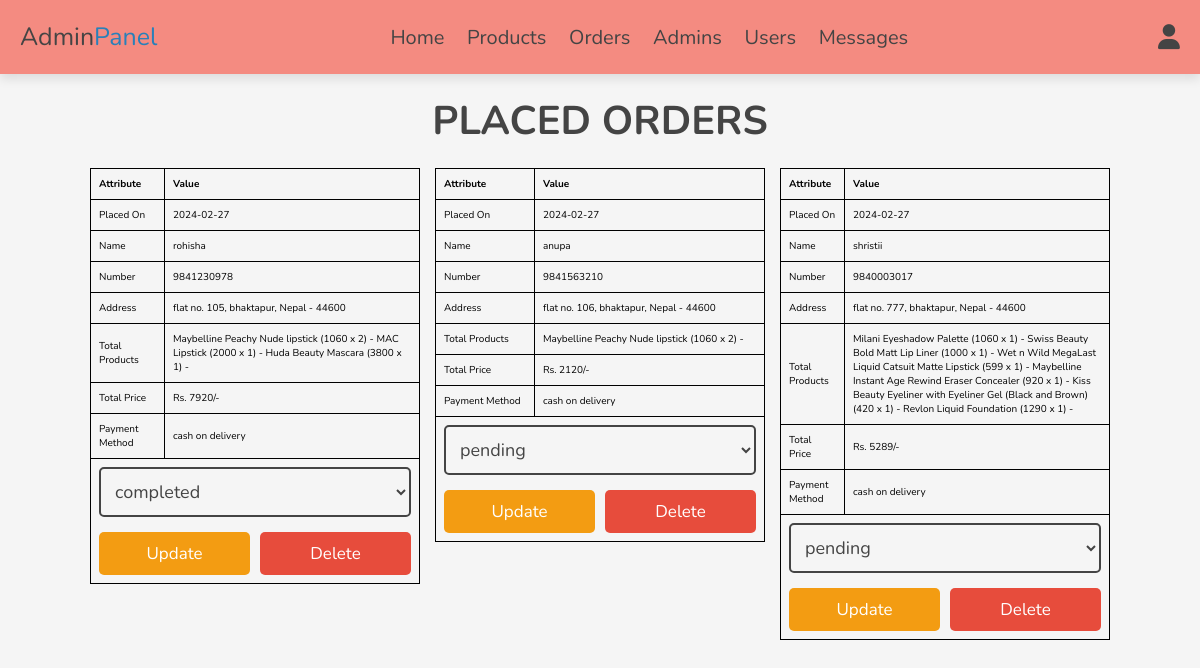
/admin/placed_orders.php (signed in), run on the app's committed database.
### tables this page shows
CREATE TABLE `orders` (
  `id` int(100) NOT NULL,
  `user_id` int(100) NOT NULL,
  `name` varchar(20) NOT NULL,
  `number` varchar(10) NOT NULL,
  `email` varchar(50) NOT NULL,
  `method` varchar(50) NOT NULL,
  `address` varchar(500) NOT NULL,
  `total_products` varchar(1000) NOT NULL,
  `total_price` int(100) NOT NULL,
  `placed_on` date NOT NULL DEFAULT current_timestamp(),
  `payment_status` varchar(20) NOT NULL DEFAULT 'pending'
);

### admin/placed_orders.php (the view, shortened to what this page needs)
<?php
include '../components/connect.php';
?>
<!DOCTYPE html>
<html lang="en">
<head>
   <link rel="stylesheet" href="https://cdnjs.cloudflare.com/ajax/libs/font-awesome/6.1.1/css/all.min.css">
   <link rel="stylesheet" href="../css/admin_style.css">
</head>
<body>
<?php include '../components/admin_header.php'; ?>
<section class="orders">
<h1 class="heading">placed orders</h1>
<div class="box-container">
   <?php
      $select_orders = $conn->prepare("SELECT * FROM `orders`");
      $select_orders->execute();
      if($select_orders->rowCount() > 0){
         while($fetch_orders = $select_orders->fetch(PDO::FETCH_ASSOC)){
   ?>
<table>
    <tr>
        <th>Attribute</th>
        <th>Value</th>
    </tr>
    <tr>
        <td>Placed On</td>
        <td><?= $fetch_orders['placed_on']; ?></td>
    </tr>
    <tr>
        <td>Name</td>
        <td><?= $fetch_orders['name']; ?></td>
    </tr>
    <tr>
        <td>Number</td>
        <td><?= $fetch_orders['number']; ?></td>
    </tr>
    <tr>
        <td>Address</td>
        <td><?= $fetch_orders['address']; ?></td>
    </tr>
    <tr>
        <td>Total Products</td>
        <td><?= $fetch_orders['total_products']; ?></td>
    </tr>
    <tr>
        <td>Total Price</td>
        <td>Rs. <?= $fetch_orders['total_price']; ?>/-</td>
    </tr>
    <tr>
        <td>Payment Method</td>
        <td><?= $fetch_orders['method']; ?></td>
    </tr>
    <tr>
        <td colspan="2">
            <form action="" method="post">
                <select name="payment_status" class="select">
                    <option selected disabled><?= $fetch_orders['payment_status']; ?></option>
                </select>
                <div class="flex-btn">
                    <input type="submit" value="update" class="option-btn" name="update_payment">
                    <a href="placed_orders.php?delete=<?= $fetch_orders['id']; ?>" class="delete-btn"
                       onclick="return confirm('delete this order?');">delete</a>
                </div>
            </form>
        </td>
    </tr>
</table>
   <?php
         }
      }else{
         echo '<p class="empty">no orders placed yet!</p>';
      }
   ?>
</div>
</section>
</body>
</html>

### css/admin_style.css (style rules this page uses)
:root { --main-color:#2980b9; --orange:#f39c12; --red:#e74c3c; --black:#444; --white:#fff; --light-color:#777; --light-bg:#f5f5f5; --border:.2rem solid var(--black); --box-shadow:0 .5rem 1rem rgba(0,0,0,.1); }
* { font-family: 'Nunito', sans-serif; margin:0; padding:0; box-sizing: border-box; outline: none; border:none; text-decoration: none; }
html { font-size: 62.5%; overflow-x: hidden; }
body { background-color:whitesmoke; }
section { padding:2rem; max-width: 1200px; margin:0 auto; }
.heading { font-size: 4rem; color:var(--black); margin-bottom: 2rem; text-align: center; text-transform: uppercase; }
.btn, .delete-btn, .option-btn { display: block; width: 100%; margin-top: 1rem; border-radius: .5rem; padding:1rem 3rem; font-size: 1.7rem; text-transform: capitalize; color:var(--white); cursor: pointer; text-align: center; }
.option-btn { background-color: var(--orange); }
.delete-btn { background-color: var(--red); }
.flex-btn { display: flex; gap:1rem; }
.orders .box-container { display: grid; grid-template-columns: repeat(auto-fit, 33rem); gap:1.5rem; align-items: flex-start; justify-content: center; }
.orders .box-container .select { margin-bottom: .5rem; width: 100%; background-color: var(--light-bg); padding:1rem; font-size: 1.8rem; color:var(--black); border-radius: .5rem; border:var(--border); }

### admin/placed_orders.php (style rules this page uses)
table { border-collapse: collapse; width: 100%; }
table, th, td { border: 1px solid black; }
th, td { padding: 8px; text-align: left; }

### data on the page
orders: placed_on "2024-02-27", name "rohisha", number "9841230978", address "flat no. 105, bhaktapur, Nepal - 44600", total_products "Maybelline Peachy Nude lipstick (1060 x 2) - MAC Lipstick (2000 x 1) - Huda Beauty Mascara (3800 x 1) -", total_price "7920", method "cash on delivery", payment_status "completed"
orders: placed_on "2024-02-27", name "anupa", number "9841563210", address "flat no. 106, bhaktapur, Nepal - 44600", total_products "Maybelline Peachy Nude lipstick (1060 x 2) -", total_price "2120", method "cash on delivery", payment_status "pending"
orders: placed_on "2024-02-27", name "shristii", number "9840003017", address "flat no. 777, bhaktapur, Nepal - 44600", total_products "Milani Eyeshadow Palette (1060 x 1) - Swiss Beauty Bold Matt Lip Liner (1000 x 1) - Wet n Wild MegaLast Liquid Catsuit Matte Lipstick (599 x 1) - Maybelline Instant Age Rewind Eraser Concealer (920 x 1) - Kiss Beauty Eyeliner with Eyeliner Gel (Black and Brown) (420 x 1) - Revlon Liquid Foundation (1290 x 1) -", total_price "5289", method "cash on delivery", payment_status "pending"
